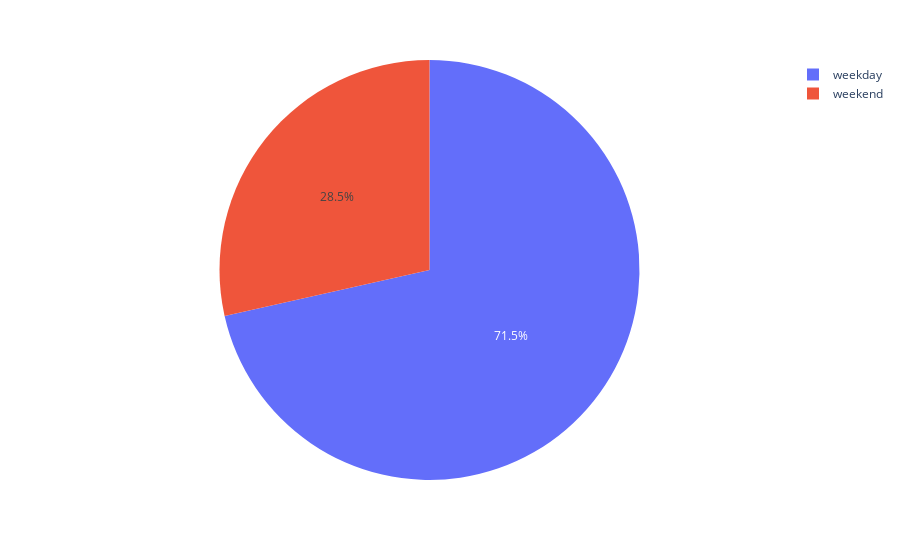

The cell this chart's notebook holds for it:
### Code cell
fig= px.pie(data_frame=daytype_df, names='Day type', values='total_sale')
fig.show()

### Figure 1 — Plotly figure (JSON) as saved in the notebook; plotly's stock layout.template omitted (floating-point values rounded to 4 significant figures)
{"data": [{"domain": {"x": [0, 1], "y": [0, 1]}, "hovertemplate": "Day type=%{label}<br>total_sale=%{value}<extra></extra>", "labels": ["weekday", "weekend"], "legendgroup": "", "name": "", "showlegend": true, "type": "pie", "values": [24660000.0, 9837000.0]}], "layout": {"legend": {"tracegroupgap": 0}, "margin": {"t": 60}}}
